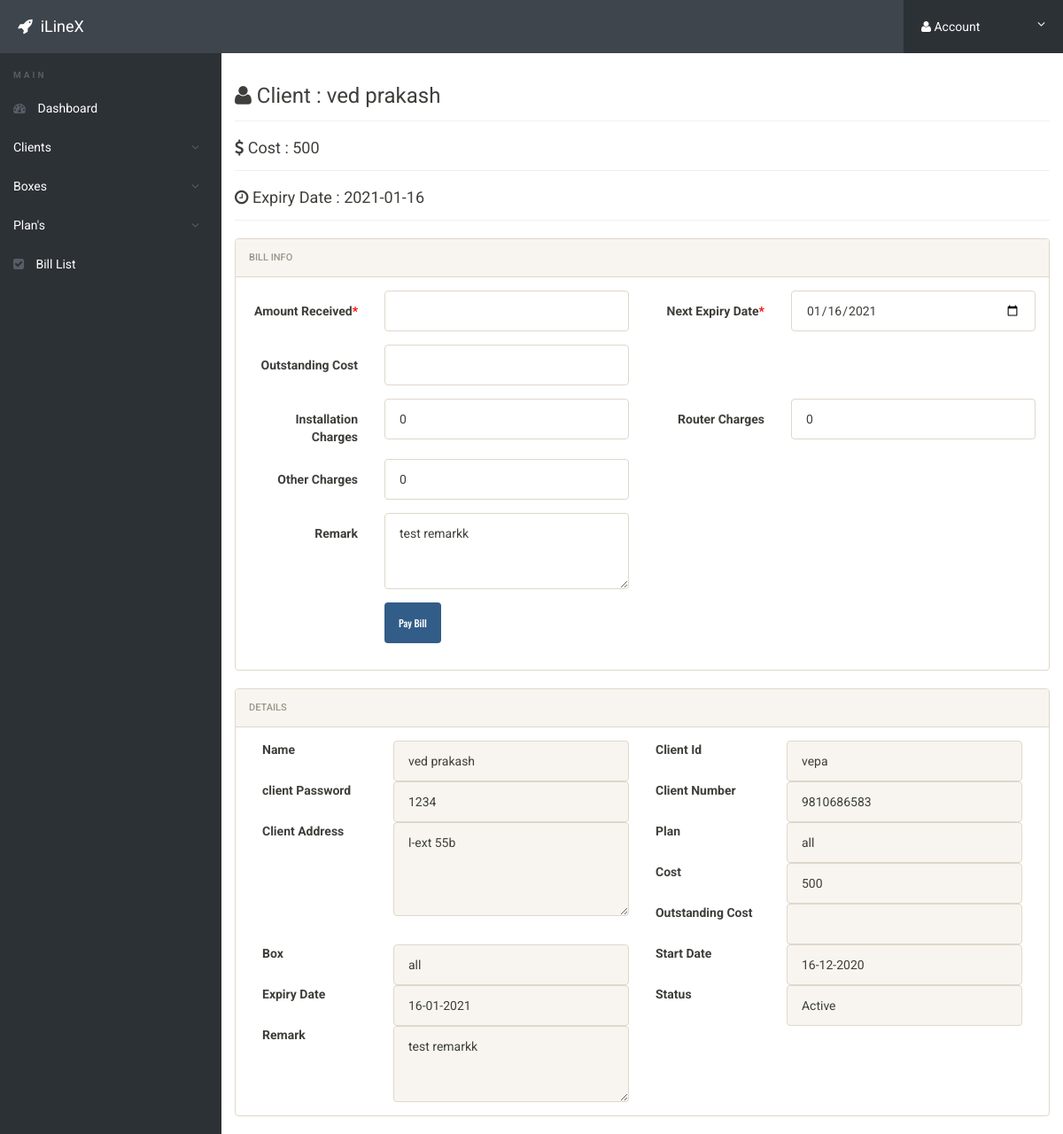
The app's page /bill_pay.php?bill=1 (signed in) with its own data.
### tables this page shows
CREATE TABLE `clients` (
  `id` int(11) NOT NULL,
  `client_name` varchar(100) NOT NULL,
  `client_id` varchar(50) NOT NULL,
  `client_pass` varchar(50) NOT NULL,
  `client_number` varchar(50) NOT NULL,
  `client_address` varchar(300) NOT NULL,
  `plan` varchar(200) NOT NULL,
  `cost` int(5) NOT NULL,
  `box` varchar(500) NOT NULL,
  `start_date` date NOT NULL,
  `expiry_date` date NOT NULL,
  `status` varchar(100) NOT NULL,
  `remark` varchar(500) DEFAULT NULL
);

### bill_pay.php (the view, shortened to what this page needs)
<?php
include('includes/config.php');
if(strlen($_SESSION['alogin'])==0)
	{
header('location:index.php');
}
else{
if(isset($_GET['bill']))
	{
		$id=$_GET['bill'];
	}
?>
<!doctype html>
<html lang="en" class="no-js">
<head>
	<link rel="stylesheet" href="css/font-awesome.min.css">
	<link rel="stylesheet" href="css/bootstrap.min.css">
	<link rel="stylesheet" href="css/dataTables.bootstrap.min.css">
	<link rel="stylesheet" href="css/bootstrap-social.css">
	<link rel="stylesheet" href="css/bootstrap-select.css">
	<link rel="stylesheet" href="css/fileinput.min.css">
	<link rel="stylesheet" href="css/awesome-bootstrap-checkbox.css">
	<link rel="stylesheet" href="css/style.css">
</head>
<body>
<?php
		$sql = "SELECT * from clients where id = :id";
		$query = $dbh -> prepare($sql);
		$query->bindParam(':id',$id,PDO::PARAM_INT);
		$query->execute();
		$result=$query->fetch(PDO::FETCH_OBJ);
?>
	<?php include('includes/header.php');?>
	<div class="ts-main-content">
	<?php include('includes/leftbar.php');?>
		<div class="content-wrapper">
			<div class="container-fluid">
				<div class="row">
					<div class="col-md-12">
						<h3 class="page-title"><i class="fa fa-user"></i> Client : <?php echo htmlentities($result->client_name); ?></h3>
						<h4 class="page-title"><i class="fa fa-usd"></i> Cost : <?php echo htmlentities($result->cost); ?><br>
						</h4>
						<h4 class="page-title"><i class="fa fa-clock-o"></i> Expiry Date : <?php echo htmlentities($result->expiry_date); ?></h4>
						<div class="row">
							<div class="col-md-12">
								<div class="panel panel-default">
									<div class="panel-heading">Bill Info</div>
									<div class="panel-body">
<form method="post" class="form-horizontal" enctype="multipart/form-data" name="imgform">
<div class="form-group">
<label class="col-sm-2 control-label">Amount Received<span style="color:red">*</span></label>
<div class="col-sm-4">
<input type="text" name="amount_received" class="form-control"  required value="">
</div>
<label class="col-sm-2 control-label">Next Expiry Date<span style="color:red">*</span></label>
<div class="col-sm-4">
<input type="date" name="next_expiry_date" class="form-control" required value="<?php echo htmlentities($result->expiry_date);?>">
</div>
</div>
<div class="form-group">
<label class="col-sm-2 control-label">Outstanding Cost</label>
<div class="col-sm-4">
<input type="text" name="new_outstanding_cost" class="form-control"   value="<?php echo htmlentities($result->outstanding_cost);?>">
</div>
</div>
<div class="form-group">
<label class="col-sm-2 control-label">Installation Charges </label>
<div class="col-sm-4">
<input type="text" name="installation_charges" class="form-control"   value="0">
</div>
<label class="col-sm-2 control-label">Router Charges </label>
<div class="col-sm-4">
<input type="text" name="router_charges" class="form-control"   value="0">
</div>
</div>
<div class="form-group">
<label class="col-sm-2 control-label">Other Charges</label>
<div class="col-sm-4">
<input type="text" name="other_charges" class="form-control"   value="0">
</div>
</div>
<div class="form-group">
<label class="col-sm-2 control-label">Remark</label>
<div class="col-sm-4">
<textarea rows="3"  name="new_remark" class="form-control" value=""><?php echo htmlentities($result->remark);?></textarea>
</div>
</div>
<div class="form-group">
	<div class="col-sm-8 col-sm-offset-2">
		<button class="btn btn-primary " name="submit" type="submit">Pay Bill</button>
	</div>
</div>
									</div>
								</div>
							</div>
						</div>
					</div>
				</div>
				<div class="row">
					<div class="col-md-12">
						<div class="row">
							<div class="col-md-12">
								<div class="panel panel-default">
									<div class="panel-heading">Details</div>
									<div class="panel-body">
<div class="form-group">
<label class="col-sm-2 control-label">Name</label>
<div class="col-sm-4">
<input type="text" name="client_name" class="form-control" required readonly value="<?php echo htmlentities($result->client_name);?>">
</div>
<label class="col-sm-2 control-label">Client Id</label>
<div class="col-sm-4">
<input type="text" name="client_id" class="form-control" readonly required value="<?php echo htmlentities($result->client_id);?>">
</div>
</div>
<div class="form-group">
<label class="col-sm-2 control-label">client Password</label>
<div class="col-sm-4">
<input type="text" name="client_pass" class="form-control" readonly required value="<?php echo htmlentities($result->client_pass);?>">
</div>
<label class="col-sm-2 control-label">Client Number</label>
<div class="col-sm-4">
<input type="text" name="client_number" class="form-control" readonly required value="<?php echo htmlentities($result->client_number);?>">
</div>
</div>
<div class="form-group">
<label class="col-sm-2 control-label">Client Address</label>
<div class="col-sm-4">
<textarea rows="4"  name="client_address" class="form-control" readonly required value=""><?php echo htmlentities($result->client_address);?></textarea>
</div>
</div>
<div class="form-group">
<label class="col-sm-2 control-label">Plan</label>
<div class="col-sm-4">
<input type="text" name="plan" class="form-control" readonly required value="<?php echo htmlentities($result->plan);?>">
</div>
<label class="col-sm-2 control-label">Cost</label>
<div class="col-sm-4">
<input type="text" name="cost" class="form-control" readonly required value="<?php echo htmlentities($result->cost);?>">
</div>
</div>
<div class="form-group">
<label class="col-sm-2 control-label">Outstanding Cost</label>
<div class="col-sm-4">
<input type="text" name="outstanding_cost" class="form-control" readonly required value="<?php echo htmlentities($result->outstanding_cost);?>">
</div>
</div>
<div class="form-group">
<label class="col-sm-2 control-label">Box</label>
<div class="col-sm-4">
<input type="text" name="box" class="form-control" readonly required value="<?php echo htmlentities($result->box);?>">
</div>
</div>
<div class="form-group">
<label class="col-sm-2 control-label">Start Date</label>
<div class="col-sm-4">
<input type="text" name="start_date" class="form-control" readonly required value="<?php $formatstart_date = new DateTime($result->start_date); echo htmlentities($formatstart_date->format('d-m-Y'));?>">
</div>
</div>
<div class="form-group">
<label class="col-sm-2 control-label">Expiry Date</label>
<div class="col-sm-4">
<input type="text" name="expiry_date" class="form-control" readonly required value="<?php $formatexpiry_date = new DateTime($result->expiry_date); echo htmlentities($formatexpiry_date->format('d-m-Y'));?>">
</div>
<label class="col-sm-2 control-label">Status</label>
<div class="col-sm-4">
<input type="text" name="status" class="form-control" readonly required value="<?php echo htmlentities($result->status);?>">
</div>
</div>
<div class="form-group">
<label class="col-sm-2 control-label">Remark</label>
<div class="col-sm-4">
<textarea rows="3"  name="remark" class="form-control" readonly required value=""><?php echo htmlentities($result->remark);?></textarea>
</div>
</div>
									</div>
								</div>
							</div>
						</div>
					</div>
				</div>
			</div>
		</div>
	</div>
</body>
</html>
<?php } ?>

### includes/header.php (shortened to what this page needs)
<div class="brand clearfix">
<h4 class="pull-left text-white" style="margin:20px 0px 0px 20px"><i class="fa fa-rocket"></i>&nbsp; iLineX</h4>
		<ul class="ts-profile-nav">
			<li class="ts-account">
				<a href="#"><i class="fa fa-user"></i>&nbsp;Account <i class="fa fa-angle-down hidden-side"></i></a>
			</li>
		</ul>
	</div>

### includes/leftbar.php (shortened to what this page needs)
<nav class="ts-sidebar">
	<ul class="ts-sidebar-menu">
		<li class="ts-label">Main</li>
		<li><a href="dashboard.php"><i class="fa fa-dashboard"></i> Dashboard</a></li>
		<li>
			<a href="#Clients" data-toggle="collapse" aria-expanded="true" class="dropdown-toggle">Clients</a>
		</li>
		<li>
			<a href="#Boxes" data-toggle="collapse" aria-expanded="true" class="dropdown-toggle">Boxes</a>
		</li>
		<li>
			<a href="#Plans" data-toggle="collapse" aria-expanded="true" class="dropdown-toggle">Plan's</a>
		</li>
		<li><a href="bill_list.php"><i class="fa fa-check-square"></i> Bill List</a></li>
	</ul>
</nav>

### css/style.css (style rules this page uses)
html { font-size: 14px; }
@media only screen and (min-width: 480px) { html { font-size: 17px; } }
@media only screen and (min-width: 768px) { html { font-size: 14px; } }
body { font-size: 1em; }
a { color: #37a6c4; }
.btn { font-family: 'Oswald', sans-serif; }
.panel { overflow: hidden; }
.text-white, .text-light { color: #fff !important; }
ul, li { margin: 0; padding: 0; list-style: none; }
.btn { text-transform: none; }
.page-title { padding-bottom: 15px; margin-bottom: 20px; border-bottom: 1px solid #f0f0f0; }
.brand { background: #3e454c; position: relative; z-index: 3; position: fixed; width: 100%; top: 0; }
.brand .ts-profile-nav { float: right; display: none; }
.brand .ts-profile-nav li { float: left; position: relative; }
.brand .ts-profile-nav li a { display: block; padding: 20px; color: #fff; }
.brand .ts-profile-nav .ts-account .fa-angle-down { float: right; }
.brand .ts-profile-nav .ts-account > a { width: 180px; background: #2c3136; }
@media only screen and (min-width: 992px) { .brand .ts-profile-nav { display: block; } }
.ts-sidebar { background: #2c3136; max-height: 0; transition: max-height 0.3s; overflow: hidden; position: fixed; z-index: 2; width: 100%; bottom: 0; top: 60px; overflow-y: auto; }
@media only screen and (min-width: 992px) { .ts-sidebar { max-height: 100%; bottom: 0; } }
.ts-sidebar-menu .ts-label { color: #585c64; font-weight: bold; padding: 8px 15px; text-transform: uppercase; font-size: 10px; letter-spacing: 3px; margin-top: 10px; }
.ts-sidebar-menu a { display: block; text-decoration: none; padding: 12px 15px; color: #fff; }
.ts-sidebar-menu li { position: relative; }
.ts-sidebar-menu li i { color: #585c64; margin-right: 10px; }
.ts-main-content .content-wrapper { padding-top: 15px; margin-top: 60px; }
@media only screen and (min-width: 992px) { .ts-main-content .ts-sidebar { width: 250px; float: left; } }
@media only screen and (min-width: 992px) { .ts-main-content .content-wrapper { margin-left: 250px; } }

### records on screen
clients: client_name "ved prakash", cost "500", expiry_date "2021-01-16", next_expiry_date "01/16/2021", new_remark "test remarkk", client_id "vepa", client_pass "1234", client_number "9810686583", client_address "l-ext 55b", plan "all", box "all", start_date "16-12-2020", expiry_date "16-01-2021", status "Active", remark "test remarkk"
